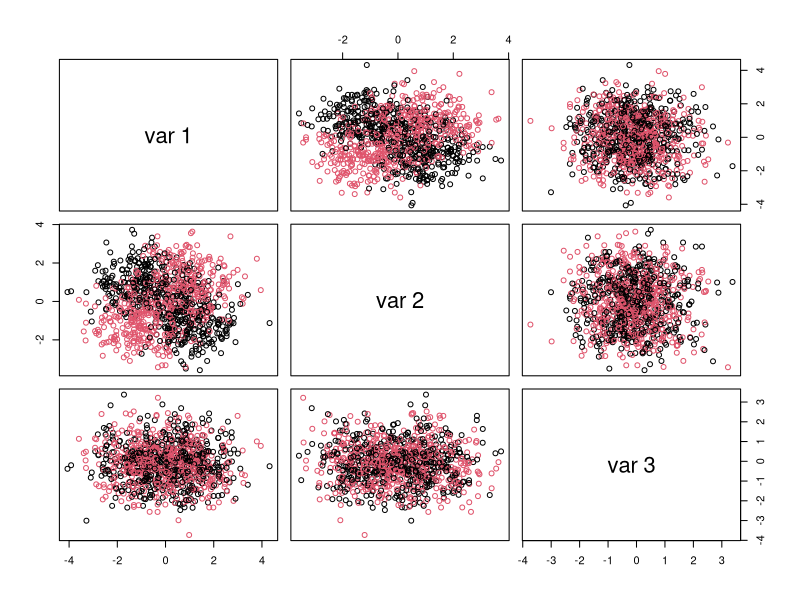
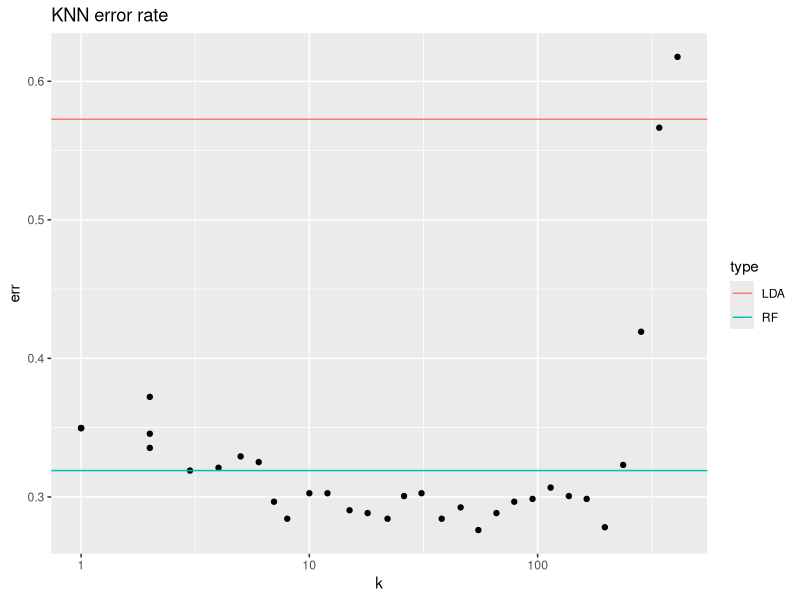
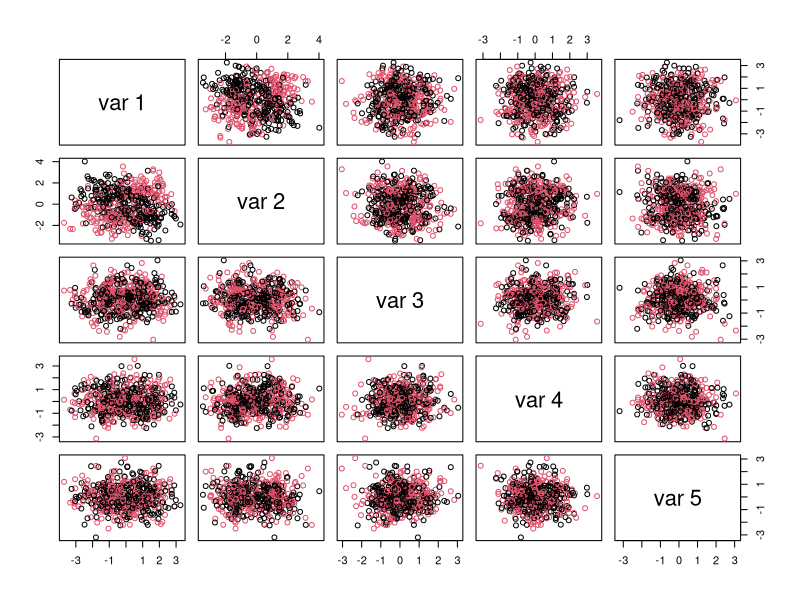
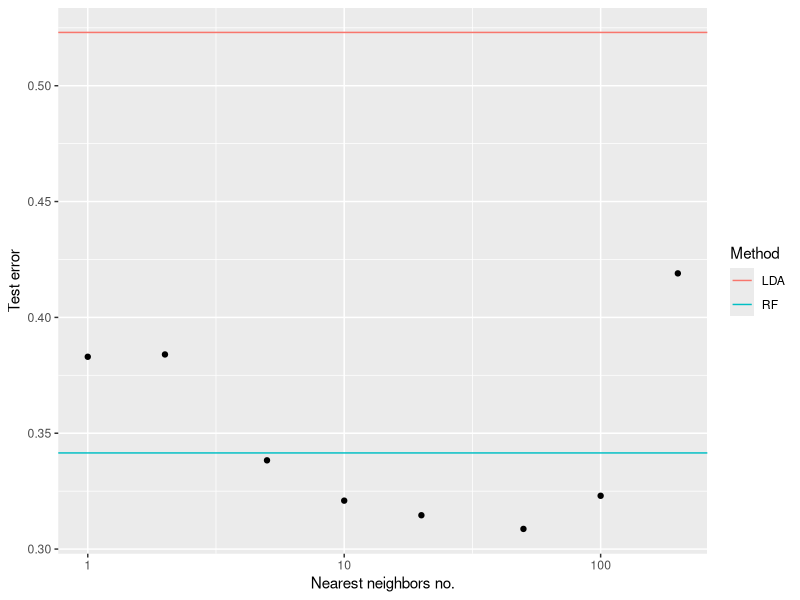
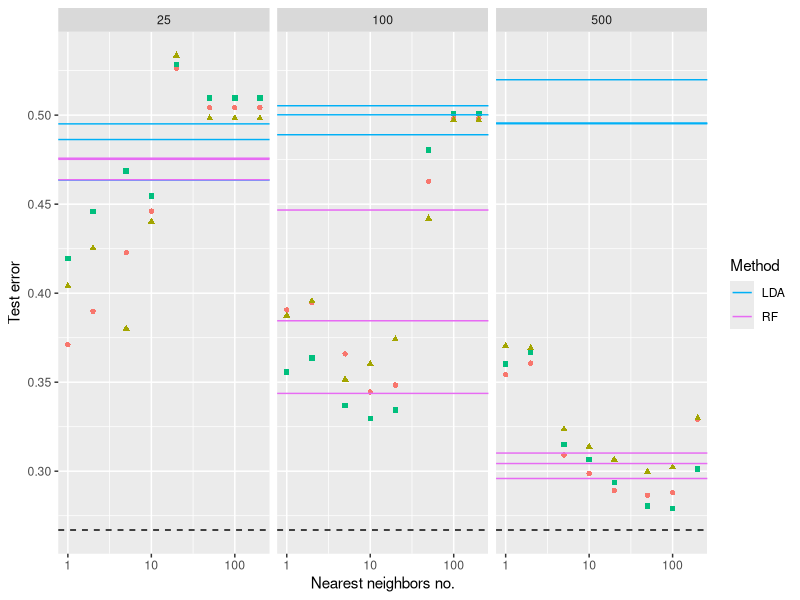
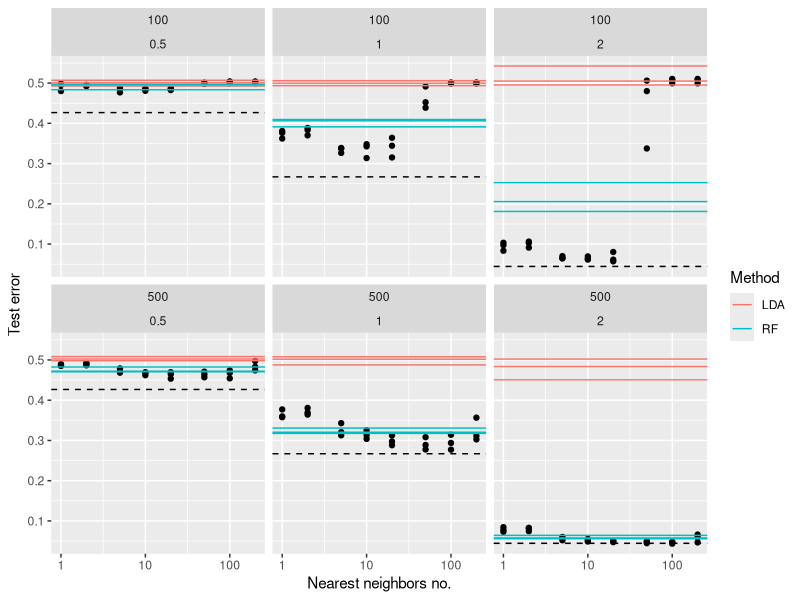

R code for these plots, in order: (Note: a time limit stopped this script after it produced the figures.)
## ---- chunk 1
library(randomForest)
library(MASS)
library(class)
library(ggplot2)
knitr::opts_chunk$set(echo = TRUE)
## ---- chunk 2
# How many observations:
nObs <- 1000
# How many predictors are associated with outcome:
nClassVars <- 2
# How many predictors are not:
nNoiseVars <- 1
# To modulate average difference between two classes' predictor values:
deltaClass <- 1
# Simulate dataset with interaction between attribute levels associated with the outcome:
xyzTmp <- matrix(rnorm(nObs*(nClassVars+nNoiseVars)),nrow=nObs,ncol=nClassVars+nNoiseVars)
classTmp <- 1
for ( iTmp in 1:nClassVars ) {
  deltaTmp <- sample(deltaClass*c(-1,1),nObs,replace=TRUE)
  xyzTmp[,iTmp] <- xyzTmp[,iTmp] + deltaTmp
  classTmp <- classTmp * deltaTmp
}
classTmp <- factor(classTmp > 0)
table(classTmp)
# plot resulting attribute levels colored by outcome:
pairs(xyzTmp,col=as.numeric(classTmp))
## ---- chunk 3
# Split data into train and test
bTrain <- sample(c(FALSE,TRUE),nrow(xyzTmp),replace=TRUE)
# Fit random forest to train data, obtain test error:
rfRes <- randomForest(xyzTmp[bTrain,],classTmp[bTrain])
rfTmpTbl <- table(classTmp[!bTrain],predict(rfRes,newdata=xyzTmp[!bTrain,]))
rfTmpTbl
## ---- chunk 4
# Fit LDA model to train data and evaluate error on the test data:
ldaRes <- lda(xyzTmp[bTrain,],classTmp[bTrain])
ldaTmpTbl <- table(classTmp[!bTrain],predict(ldaRes,newdata=xyzTmp[!bTrain,])$class)
ldaTmpTbl
## ---- chunk 5
# Fit KNN model at several levels of k:
dfTmp <- NULL
for ( kTmp in floor(1.2^(1:33)) ) {
  knnRes <- knn(xyzTmp[bTrain,],xyzTmp[!bTrain,],classTmp[bTrain],k=kTmp)
  tmpTbl <- table(classTmp[!bTrain],knnRes)
  dfTmp <- rbind(dfTmp,data.frame(err=1-sum(diag(tmpTbl))/sum(tmpTbl),k=kTmp))
}
ggplot(dfTmp,aes(x=k,y=err))+geom_point()+scale_x_log10()+geom_hline(aes(yintercept = err,colour=type),data=data.frame(type=c("LDA","RF"),err=c(1-sum(diag(ldaTmpTbl))/sum(ldaTmpTbl),1-sum(diag(rfTmpTbl))/sum(rfTmpTbl))))+ggtitle("KNN error rate")
## ---- chunk 6
getCheckerBoardDataset <- function(inpNobs,inpNclassVars,inpNnullVars,inpDeltaClass) {
  xRet <- matrix(rnorm(inpNobs*(inpNclassVars+inpNnullVars)),nrow=inpNobs,ncol=inpNclassVars+inpNnullVars)
  cRet <- 1
  for ( iTmp in 1:inpNclassVars ) {
    dTmp <- sample(inpDeltaClass*c(-1,1),inpNobs,replace=TRUE)
    xRet[,iTmp] <- xRet[,iTmp] + dTmp
    cRet <- cRet * dTmp
  }
  cRet <- factor(as.numeric(cRet > 0))
  list(x=xRet,class=cRet)
}

tmpDat <- getCheckerBoardDataset(500,2,3,1)

pairs(tmpDat$x,col=as.numeric(factor(tmpDat$class)))

getLDAknnRFerr <- function(inpTrainDat,inpTestDat, inpKvals,inpMtry=NULL) {
  if ( is.null(inpMtry) ) {
    inpMtry <- floor(sqrt(ncol(inpTrainDat$x)))
  }
  rfRes <- randomForest(inpTrainDat$x,inpTrainDat$class,mtry=inpMtry)
  rfTmpTbl <- table(inpTestDat$class,predict(rfRes,newdata=inpTestDat$x))
  ldaRes <- lda(inpTrainDat$x,inpTrainDat$class)
  ldaTmpTbl <- table(inpTestDat$class,predict(ldaRes,newdata=inpTestDat$x)$class)
  dfTmp <- data.frame(type=c("LDA","RF"),err=c(1-sum(diag(ldaTmpTbl))/sum(ldaTmpTbl),1-sum(diag(rfTmpTbl))/sum(rfTmpTbl)))
  for ( kTmp in inpKvals ) {
    # cap k in KNN to the size of training data:
    knnRes <- knn(inpTrainDat$x,inpTestDat$x,inpTrainDat$class,k=ifelse(kTmp > nrow(inpTrainDat$x),nrow(inpTrainDat$x),kTmp))
    tmpTbl <- table(inpTestDat$class,knnRes)
    dfTmp <- rbind(dfTmp,data.frame(type=paste0("KNN",kTmp),err=1-sum(diag(tmpTbl))/sum(tmpTbl)))
  }
  dfTmp
}

retErrs <- getLDAknnRFerr(tmpDat,getCheckerBoardDataset(10000,2,3,1),c(1,2,5,10,20,50,100,200))
ggplot(retErrs[grep("KNN",retErrs$type),],aes(x=as.numeric(gsub("KNN","",type)),y=err))+geom_point()+scale_x_log10()+geom_hline(data=retErrs[-grep("KNN",retErrs$type),],aes(yintercept=err,colour=type))+xlab("Nearest neighbors no.")+ylab("Test error")+scale_colour_discrete(name="Method")
## ---- chunk 7
## Sample size
dfTmp <- NULL
dClassTmp <- 1
#for ( nTmp in c(200,500,1000,2000,5000,10000) ) {
for ( nTmp in c(25,100,500) ) {
  for ( iSim in 1:3 ) {
    tmpDat <- getCheckerBoardDataset(nTmp,2,3,dClassTmp)
    dfTmp <- rbind(dfTmp,data.frame(n=nTmp,sim=iSim,getLDAknnRFerr(tmpDat,getCheckerBoardDataset(10000,2,3,dClassTmp),c(1,2,5,10,20,50,100,200))))
  }
}
ggplot(dfTmp[grep("KNN",dfTmp$type),],aes(x=as.numeric(gsub("KNN","",type)),y=err,colour=factor(sim),shape=factor(sim)))+geom_point()+scale_x_log10()+geom_hline(data=dfTmp[-grep("KNN",dfTmp$type),],aes(yintercept=err,colour=type))+facet_wrap(~n)+scale_colour_discrete(name="Method",breaks=c("LDA", "RF"),labels=c("LDA", "RF"))+scale_shape_discrete(guide=FALSE)+xlab("Nearest neighbors no.")+ylab("Test error")+geom_hline(yintercept=2*pnorm(dClassTmp,lower.tail=FALSE)*(1-pnorm(dClassTmp,lower.tail=FALSE)),linetype=2)
## ---- chunk 8
## Signal strength
dfTmp <- NULL
for ( nTmp in c(100,500) ) {
  for ( dClassTmp in c(0.5,1,2) ) {
    for ( iSim in 1:3 ) {
      tmpDat <- getCheckerBoardDataset(nTmp,2,3,dClassTmp)
      dfTmp <- rbind(dfTmp,data.frame(n=nTmp,sim=iSim,delta=dClassTmp,getLDAknnRFerr(tmpDat,getCheckerBoardDataset(10000,2,3,dClassTmp),c(1,2,5,10,20,50,100,200))))
    }
  }
}
ggplot(dfTmp[grep("KNN",dfTmp$type),],aes(x=as.numeric(gsub("KNN","",type)),y=err))+geom_point()+scale_x_log10()+geom_hline(data=dfTmp[-grep("KNN",dfTmp$type),],aes(yintercept=err,colour=type))+facet_wrap(~n+delta)+scale_colour_discrete(name="Method")+xlab("Nearest neighbors no.")+ylab("Test error")+geom_hline(aes(yintercept=2*pnorm(delta,lower.tail=FALSE)*(1-pnorm(delta,lower.tail=FALSE))),linetype=2)
## ---- chunk 9
# Bayes error for checkerboard in pInp dimensions with 2^pInp multivariate normals
# centered in each orthant at pInp-dimensional dInp with proper signs
getCBbayesError <- function(dInp,pInp) {
  pTmp <- pnorm(dInp)
  qTmp <- 1-pTmp
  eRet <- 0
  for ( iTmp in 0:pInp ) {
    if ( iTmp %% 2 == 1 ) {
      eRet <- eRet + choose(pInp,iTmp)*pTmp^(pInp-iTmp)*qTmp^iTmp
    }
  }
  eRet
}
## Number of class and null variables
dfTmp <- NULL
for ( nAltTmp in c(2,5) ) {
  dClassTmp <- ifelse(nAltTmp==2,1.05,1.5)
  for ( nNullTmp in c(1,3,10) ) {
    for ( iSim in 1:3 ) {
      tmpDat <- getCheckerBoardDataset(1000,nAltTmp,nNullTmp,dClassTmp)
      dfTmp <- rbind(dfTmp,data.frame(nNull=nNullTmp,nAlt=nAltTmp,delta=dClassTmp,bce=getCBbayesError(dClassTmp,nAltTmp),sim=iSim,getLDAknnRFerr(tmpDat,getCheckerBoardDataset(10000,nAltTmp,nNullTmp,dClassTmp),c(1,2,5,10,20,50,100,200))))
    }
  }
}
ggplot(dfTmp[grep("KNN",dfTmp$type),],aes(x=as.numeric(gsub("KNN","",type)),y=err))+geom_point()+scale_x_log10()+facet_wrap(~nAlt+nNull)+geom_hline(data=dfTmp[-grep("KNN",dfTmp$type),],aes(yintercept=err,colour=type))+geom_hline(aes(yintercept=bce),linetype=2)+xlab("Nearest neighbors no.")+ylab("Test error")+scale_colour_discrete(name="Method")
## ---- chunk 10
## mtry
dfTmp <- NULL
nAltTmp <- 3
nNullTmp <- 20
dClassTmp <- 2
for ( mTry in c(2,5,10) ) {
  for ( iSim in 1:3 ) {
    tmpDat <- getCheckerBoardDataset(2500,nAltTmp,nNullTmp,dClassTmp)
    dfTmp <- rbind(dfTmp,data.frame(nNull=nNullTmp,nAlt=nAltTmp,mtry=mTry,bce=getCBbayesError(dClassTmp,nAltTmp),sim=iSim,getLDAknnRFerr(tmpDat,getCheckerBoardDataset(10000,nAltTmp,nNullTmp,dClassTmp),c(1,2,5,10,20,50,100,200),inpMtry=mTry)))
  }
}
ggplot(dfTmp[grep("KNN",dfTmp$type),],aes(x=as.numeric(gsub("KNN","",type)),y=err))+geom_point()+scale_x_log10()+geom_hline(data=dfTmp[-grep("KNN",dfTmp$type),],aes(yintercept=err,colour=type))+facet_wrap(~mtry)+geom_hline(aes(yintercept=bce),linetype=2)+xlab("Nearest neighbors no.")+ylab("Test error")+scale_colour_discrete(name="Method")
